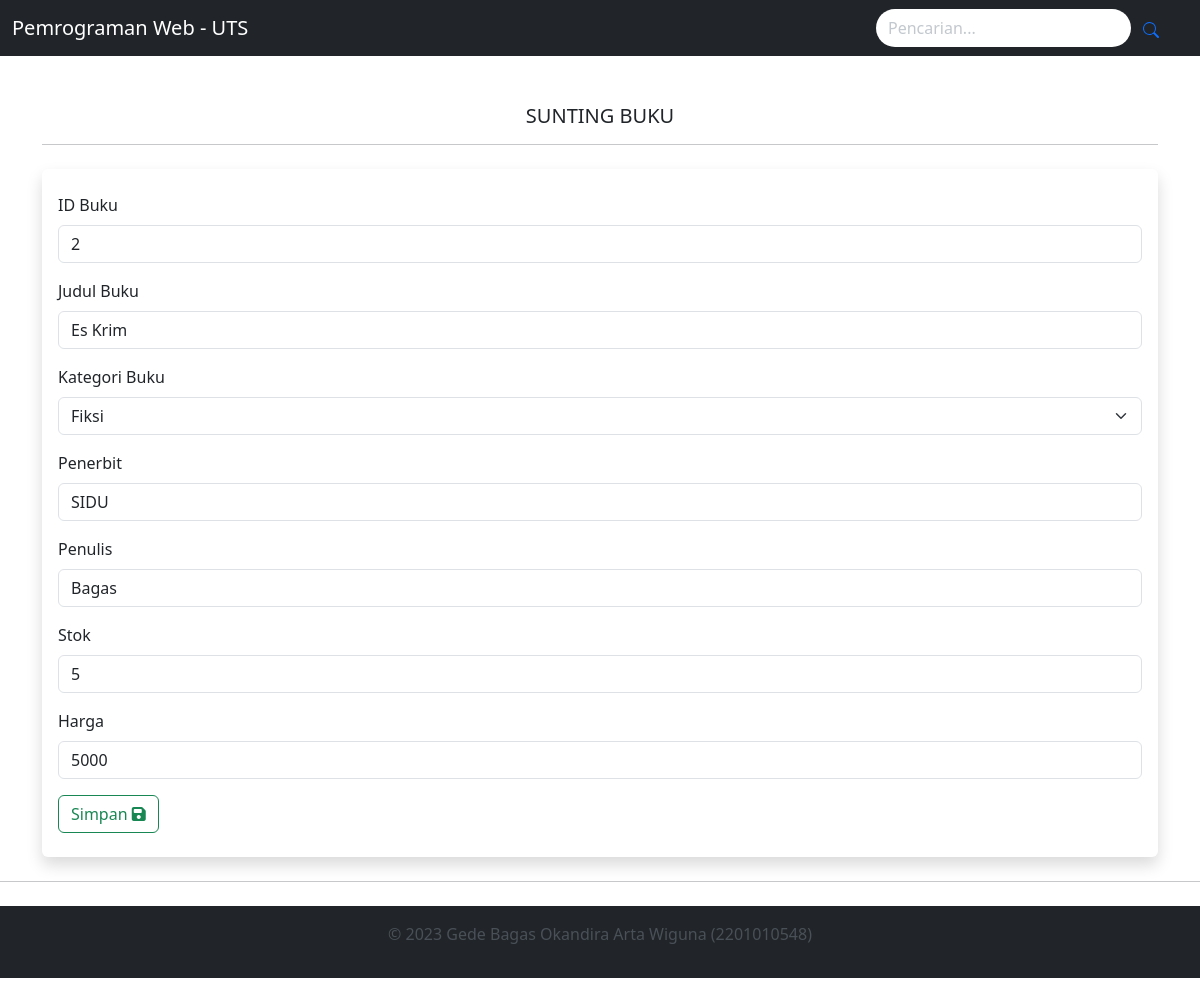
The app's page /update.php?id=2 with its own data.
### tables this page shows
CREATE TABLE `tb_buku_2201010548` (
  `ID_buku_2201010548` char(10) NOT NULL,
  `Judul_buku_2201010548` varchar(100) DEFAULT NULL,
  `Kategori_buku_2201010548` varchar(50) DEFAULT NULL,
  `Penerbit_2201010548` varchar(100) DEFAULT NULL,
  `Penulis_2201010548` varchar(100) DEFAULT NULL,
  `Stok_2201010548` int(11) DEFAULT NULL,
  `Harga_2201010548` int(11) DEFAULT NULL
);

### update.php (the view, shortened to what this page needs)
<?php
require_once('koneksi.php');
if (isset($_GET['id'])) {
  $id_buku = mysqli_real_escape_string($mysqli, $_GET['id']);
  $sql = "SELECT * FROM tb_buku_2201010548 WHERE ID_buku_2201010548 = '$id_buku'";
  $result = mysqli_query($mysqli, $sql);
  if (mysqli_num_rows($result) > 0) {
    $data = mysqli_fetch_assoc($result);
  } else {
    echo "Data tidak ditemukan.";
    $data = [];
  }
}
?>
<?php
  require_once('header.php');
?>
<div class="container">
  <h5 class="text-center mt-5">SUNTING BUKU</h5>
  <hr>
  <form class="shadow rounded py-4 px-3 my-4" action="update.php" method="POST">
    <div class="mb-3">
      <label for="id_buku" class="form-label">ID Buku</label>
      <input required readonly type="text" class="form-control" id="id_buku" name="id_buku" value="<?= $data['ID_buku_2201010548'] ?>">
    </div>
    <div class="mb-3">
      <label for="judul_buku" class="form-label">Judul Buku</label>
      <input required type="text" class="form-control" id="judul_buku" name="judul_buku" value="<?= $data['Judul_buku_2201010548'] ?>">
    </div>
    <div class="mb-3">
      <label for="kategori_buku" class="form-label">Kategori Buku</label>
      <select class="form-select" id="kategori_buku" name="kategori_buku">
        <option value="Fiksi" <?php if ($data['Kategori_buku_2201010548'] == 'Fiksi') { echo 'selected'; } ?>>Fiksi</option>
      </select>
    </div>
    <div class="mb-3">
      <label for="penerbit" class="form-label">Penerbit</label>
      <input required type="text" class="form-control" id="penerbit" name="penerbit" value="<?= $data['Penerbit_2201010548'] ?>">
    </div>
    <div class="mb-3">
      <label for="penulis" class="form-label">Penulis</label>
      <input required type="text" class="form-control" id="penulis" name="penulis" value="<?= $data['Penulis_2201010548'] ?>">
    </div>
    <div class="mb-3">
      <label for="stok" class="form-label">Stok</label>
      <input required type="number" class="form-control" id="stok" name="stok" value="<?= $data['Stok_2201010548'] ?>">
    </div>
    <div class="mb-3">
      <label for="harga" class="form-label">Harga</label>
      <input required type="number" class="form-control" id="harga" name="harga" value="<?= $data['Harga_2201010548'] ?>">
    </div>
    <button type="submit" class="btn btn-outline-success">
        Simpan
        <i class="fa-solid fa-floppy-disk"></i>
    </button>
  </form>
</div>
<?php
  require_once('footer.php');
?>

### records on screen
tb_buku_2201010548: id_buku "2", judul_buku "Es Krim", kategori_buku "Fiksi", penerbit "SIDU", penulis "Bagas", stok "5", harga "5000"
